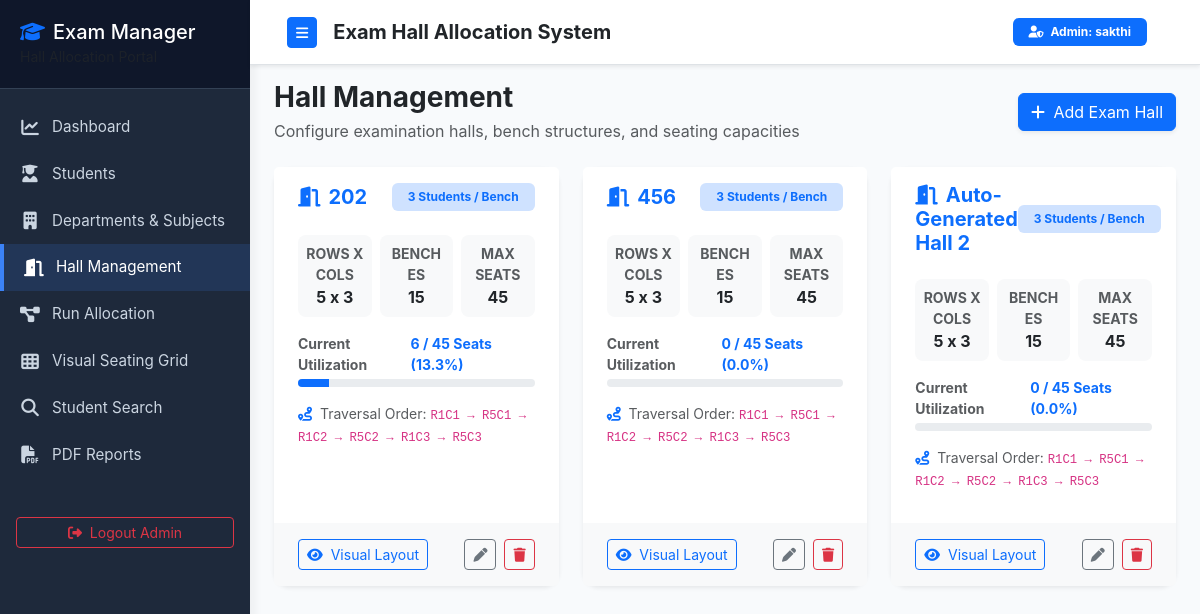
Screenshot of /halls (signed in) with the database file from the repository.
### tables this page shows
CREATE TABLE halls (
            id INTEGER PRIMARY KEY AUTOINCREMENT,
            hall_name TEXT UNIQUE NOT NULL,
            rows INTEGER DEFAULT 5,
            cols INTEGER DEFAULT 3,
            capacity_per_bench INTEGER DEFAULT 3,
            total_capacity INTEGER NOT NULL
        );

### app.py (the view)
@app.route('/halls')
@admin_required
def halls_view():
    halls = models.get_all_halls()
    return render_template('halls.html', halls=halls)

### app.py (called while the page is built)
def admin_required(f):
    @wraps(f)
    def decorated_function(*args, **kwargs):
        if not session.get('admin_logged_in'):
            flash('Please login as admin to access this page.', 'warning')
            return redirect(url_for('login'))
        return f(*args, **kwargs)
    return decorated_function

### database.py (called while the page is built)
def get_db_connection():
    conn = sqlite3.connect(DB_PATH)
    conn.row_factory = sqlite3.Row
    conn.execute("PRAGMA foreign_keys = ON;")
    return conn

### models.py (called while the page is built)
def get_all_halls():
    conn = get_db_connection()
    cursor = conn.cursor()
    cursor.execute("""
        SELECT h.*,
               COUNT(a.id) as allocated_seats,
               (h.total_capacity - COUNT(a.id)) as empty_seats,
               ROUND(CAST(COUNT(a.id) AS FLOAT) / h.total_capacity * 100, 1) as utilization_pct
        FROM halls h
        LEFT JOIN allocations a ON h.id = a.hall_id
        GROUP BY h.id
        ORDER BY h.hall_name
    """)
    halls = cursor.fetchall()
    conn.close()
    return halls

### templates/halls.html (shortened to what this page needs)
{% extends "base.html" %}
{% block content %}
<div class="d-flex justify-content-between align-items-center mb-4">
    <div>
        <h3 class="fw-bold mb-1 text-dark">Hall Management</h3>
        <p class="text-muted mb-0">Configure examination halls, bench structures, and seating capacities</p>
    </div>
    <div>
        <button class="btn btn-primary shadow-sm" data-bs-toggle="modal" data-bs-target="#addHallModal">
            <i class="fa-solid fa-plus me-1"></i> Add Exam Hall
        </button>
    </div>
</div>
<div class="row g-4">
    {% for h in halls %}
    <div class="col-md-6 col-lg-4">
        <div class="card border-0 shadow-sm rounded-4 h-100 position-relative">
            <div class="card-header bg-white border-0 pt-3 px-4 d-flex justify-content-between align-items-center">
                <h5 class="fw-bold text-primary mb-0"><i class="fa-solid fa-door-open me-2"></i>{{ h.hall_name }}</h5>
                <span class="badge bg-primary-subtle text-primary px-3 py-2 fs-7">{{ h.capacity_per_bench }} Students / Bench</span>
            </div>
            <div class="card-body px-4">
                <div class="row g-2 text-center mb-3">
                    <div class="col-4">
                        <div class="p-2 bg-light rounded-3">
                            <small class="text-muted text-uppercase d-block fw-bold fs-8">Rows x Cols</small>
                            <span class="fw-bold text-dark fs-6">{{ h.rows }} x {{ h.cols }}</span>
                        </div>
                    </div>
                    <div class="col-4">
                        <div class="p-2 bg-light rounded-3">
                            <small class="text-muted text-uppercase d-block fw-bold fs-8">Benches</small>
                            <span class="fw-bold text-dark fs-6">{{ h.rows * h.cols }}</span>
                        </div>
                    </div>
                    <div class="col-4">
                        <div class="p-2 bg-light rounded-3">
                            <small class="text-muted text-uppercase d-block fw-bold fs-8">Max Seats</small>
                            <span class="fw-bold text-dark fs-6">{{ h.total_capacity }}</span>
                        </div>
                    </div>
                </div>
                <div class="d-flex justify-content-between align-items-center mb-1">
                    <small class="text-muted fw-bold">Current Utilization</small>
                    <small class="fw-bold text-primary">{{ h.allocated_seats }} / {{ h.total_capacity }} Seats ({{ h.utilization_pct }}%)</small>
                </div>
                <div class="progress mb-3" style="height: 8px;">
                    <div class="progress-bar bg-primary" role="progressbar" style="width: {{ h.utilization_pct }}%;"></div>
                </div>
                <small class="text-muted d-block mb-3">
                    <i class="fa-solid fa-route me-1 text-primary"></i> Traversal Order: <code>R1C1 → R5C1 → R1C2 → R5C2 → R1C3 → R5C3</code>
                </small>
            </div>
            <div class="card-footer bg-light border-0 px-4 py-3 d-flex justify-content-between align-items-center">
                <a href="{{ url_for('seating_view', hall_id=h.id) }}" class="btn btn-sm btn-outline-primary">
                    <i class="fa-solid fa-eye me-1"></i> Visual Layout
                </a>
                <div class="d-flex gap-2">
                    <button class="btn btn-sm btn-outline-secondary" data-bs-toggle="modal" data-bs-target="#editHallModal{{ h.id }}">
                        <i class="fa-solid fa-pen"></i>
                    </button>
                    <form action="{{ url_for('delete_hall_route', hall_id=h.id) }}" method="POST" onsubmit="return confirm('Delete this hall?');">
                        <button type="submit" class="btn btn-sm btn-outline-danger"><i class="fa-solid fa-trash"></i></button>
                    </form>
                </div>
            </div>
        </div>
    </div>
    {% else %}
    <div class="col-12 text-center py-5">
        <i class="fa-solid fa-door-closed text-muted fs-1 mb-3"></i>
        <h5 class="fw-bold">No Examination Halls Configured</h5>
        <p class="text-muted">Click "Add Exam Hall" above to create your first hall.</p>
    </div>
    {% endfor %}
</div>
{% endblock %}

### static/css/style.css (style rules this page uses)
:root { --primary-color: #2563eb; --primary-hover: #1d4ed8; --bg-dark: #0f172a; --card-bg: #ffffff; --sidebar-bg: #1e293b; --sidebar-color: #cbd5e1; --sidebar-active: #3b82f6; --text-main: #334155; --text-muted: #64748b; --border-color: #e2e8f0; }
body { font-family: 'Inter', system-ui, -apple-system, sans-serif; background-color: #f8fafc; color: var(--text-main); overflow-x: hidden; }

### rows the page displays
halls: hall_name "202", capacity_per_bench "3", rows "5", cols "3", h.rows*h.cols "15", total_capacity "45", allocated_seats "6", utilization_pct "13.3"
halls: hall_name "456", capacity_per_bench "3", rows "5", cols "3", h.rows*h.cols "15", total_capacity "45", allocated_seats "0", utilization_pct "0.0"
halls: hall_name "Auto-Generated Hall 2", capacity_per_bench "3", rows "5", cols "3", h.rows*h.cols "15", total_capacity "45", allocated_seats "0", utilization_pct "0.0"
